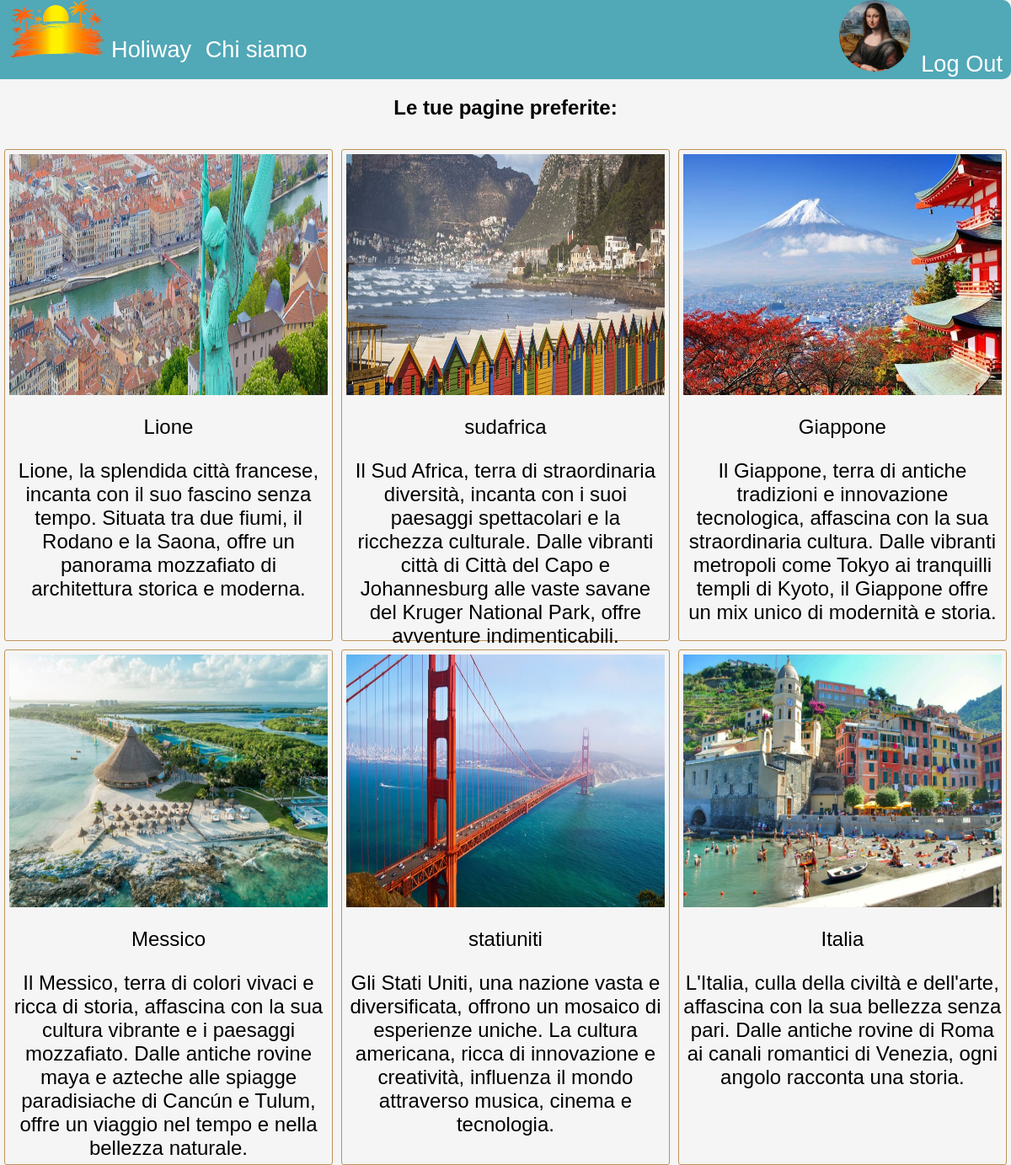
Page /pagine/preferiti.php (signed in) on the committed database.
### tables this page shows
CREATE TABLE IF NOT EXISTS `destinations` (
  `ID` int(11) NOT NULL AUTO_INCREMENT,
  `pagina_nome` char(50) NOT NULL,
  `copertina` char(50) NOT NULL,
  `nome` char(50) NOT NULL,
  PRIMARY KEY (`ID`) USING BTREE
);

### pagine/preferiti.php (the view, shortened to what this page needs)
<?php
    if (isset($_SESSION["username"])){
        $username = $_SESSION["username"];
    }
    else{
        header("location: ../index.php");
    }
    require("../data/dbconfig.php");
    $data = "SELECT username, password, nome, cognome, soldi, icona, id FROM users WHERE username = '$username'";
    $ris = $conn->query($data);
    foreach ($ris as $row){
        $id = $row["id"];
        $icona = $row["icona"];
    }
?>
<!DOCTYPE html>
<html lang="en">
<head>
    <link rel="stylesheet" href="../style.css">
</head>
<body>
    <header>
        <div class="homebar">
            <div class="parte-sinistra">
                <div class="link" style="padding:0"><a href="../index.php"><img src="../immagini/logo.png">Holiway</a></div>
                <div class="link"><a href="Chi-Siamo.php" class="destinazioni-media2">Chi siamo</a></div>
            </div>
            <div class="parte-destra">
                <?php
                    if(isset($_SESSION["username"])){
                        echo <<<EOD
                            <div class="link" style="padding:0"><a href="profilo.php"><img src="../immagini/Icona$icona.jpg" class="IconaImg" style="height:85px; width:85px"></a></div>
                            <div class='link'><a href='../backend/logout.php' class='destinazioni-media3'>Log Out</a></div>
                        EOD;
                    }
                    else{
                        echo <<<EOD
                            <div class="link" style='float:right;'"><a href="login.php" class='destinazioni-media3'>Log in</a></div>
                            <div class="link" style='float:right;'><a href="register.php" class='destinazioni-media3'>Register</a></div>
                        EOD;
                    }
                ?>
            </div>
        </div>
    </header>
    <div class="city.text-container">
        <?php
            $query = "SELECT destinations.pagina_nome, destinations.copertina, destinations.nome FROM destinations JOIN favorites
            ON destinations.ID = favorites.Destination_ID WHERE favorites.User_ID = '$id'";
            $ris = $conn->query($query);
            if($ris->num_rows == 0){
                echo "<h2 style='text-align:center; color:black'>Non hai pagine preferite</h2>";
                header("Refresh:2; url=../index.php");
            }else{
                echo "<h2 style='text-align:center; color:black;;'>Le tue pagine preferite:</h2>";
                echo "<div class='grid-container'>";
                foreach($ris as $row){
                    $pagina_nome = $row["pagina_nome"];
                    $copertina = $row["copertina"];
                    $nome = $row["nome"];
                    $testo = file_get_contents("../testi/$nome.txt");
                    echo <<<EOD
                            <div class="grid-item-30" style='border: 0px;'>
                                <div class="favorite-card">
                                    <div class="favorite-card__img">
                                        <img src="../immagini/$copertina" alt="$copertina">
                                    </div>
                                    <div class="favorite-card__testo">
                                        <p><a href="$pagina_nome">$nome</a></p>
                                        <p>$testo</p>
                                    </div>
                                </div>
                            </div>
                    EOD;
                }
                echo "</div>";
            }
        ?>
    </div>
</body>
</html>

### style.css (style rules this page uses)
* { box-sizing: border-box; }
h1,h2,h3,p,a,.text { color: white;font-family: Arial; text-decoration: NONE }
html { background-color: whitesmoke; width:100%; height:100%; }
body { width:auto; height:auto; margin: 0; background-color: whitesmoke; }
.parte-destra { display: flex; align-items: baseline; }
.homebar { display: flex; width:100%; max-height: 100px; height: auto; margin: 0; background-color: rgb(81, 168, 183); border-radius: 0px 10px 10px 0px; white-space: nowrap; color:white; font-family:Arial, Helvetica, sans-serif; justify-content: space-between; }
.link { display: inline-block; max-width: 100%; max-height: 100%; margin: 2px; margin-right: 10px; margin-top:auto; }
.link a { font-size: 170%; bottom:0; }
.link a img { width: 130px; }
.grid-container { display: flex; flex-wrap: wrap; position: relative; }
.grid-item-30 { width: 33.33%; height: auto; text-align: center; font-size: 15px; text-wrap: wrap; padding: 5px; border-left: 1px solid black; border-right: 1px solid black; }
.favorite-card { border: 1.5px solid #be935b; height:100%; border-radius: 3px; margin: 10px 0px; padding: 5px; }
.favorite-card__img { width: 100%; height:50%; }
.favorite-card__img img { width: 100%; height:100%; }
.favorite-card__testo { display: inline; align-items: center; }
.favorite-card__testo p { color:black; font-size:24px; }
.favorite-card__testo p a { color:black; }
.IconaImg { width: fit-content; height: 100%; border-radius: 50%; }

### rows in the picture
destinations: copertina (picture), nome "Lione", nome "Lione, la splendida città francese, incanta con il suo fascino senza tempo. Situata tra due fiumi, il Rodano e la Saona, offre un panorama mozzafiato di architettura storica e moderna."
destinations: copertina (picture), nome "sudafrica", nome "Il Sud Africa, terra di straordinaria diversità, incanta con i suoi paesaggi spettacolari e la ricchezza culturale. Dalle vibranti città di Città del Capo e Johannesburg alle vaste savane del Kruger National Park, offre avventure indimenticabili."
destinations: copertina (picture), nome "Giappone", nome "Il Giappone, terra di antiche tradizioni e innovazione tecnologica, affascina con la sua straordinaria cultura. Dalle vibranti metropoli come Tokyo ai tranquilli templi di Kyoto, il Giappone offre un mix unico di modernità e storia."
destinations: copertina (picture), nome "Messico", nome "Il Messico, terra di colori vivaci e ricca di storia, affascina con la sua cultura vibrante e i paesaggi mozzafiato. Dalle antiche rovine maya e azteche alle spiagge paradisiache di Cancún e Tulum, offre un viaggio nel tempo e nella bellezza naturale."
destinations: copertina (picture), nome "statiuniti", nome "Gli Stati Uniti, una nazione vasta e diversificata, offrono un mosaico di esperienze uniche. La cultura americana, ricca di innovazione e creatività, influenza il mondo attraverso musica, cinema e tecnologia."
destinations: copertina (picture), nome "Italia", nome "L'Italia, culla della civiltà e dell'arte, affascina con la sua bellezza senza pari. Dalle antiche rovine di Roma ai canali romantici di Venezia, ogni angolo racconta una storia."
